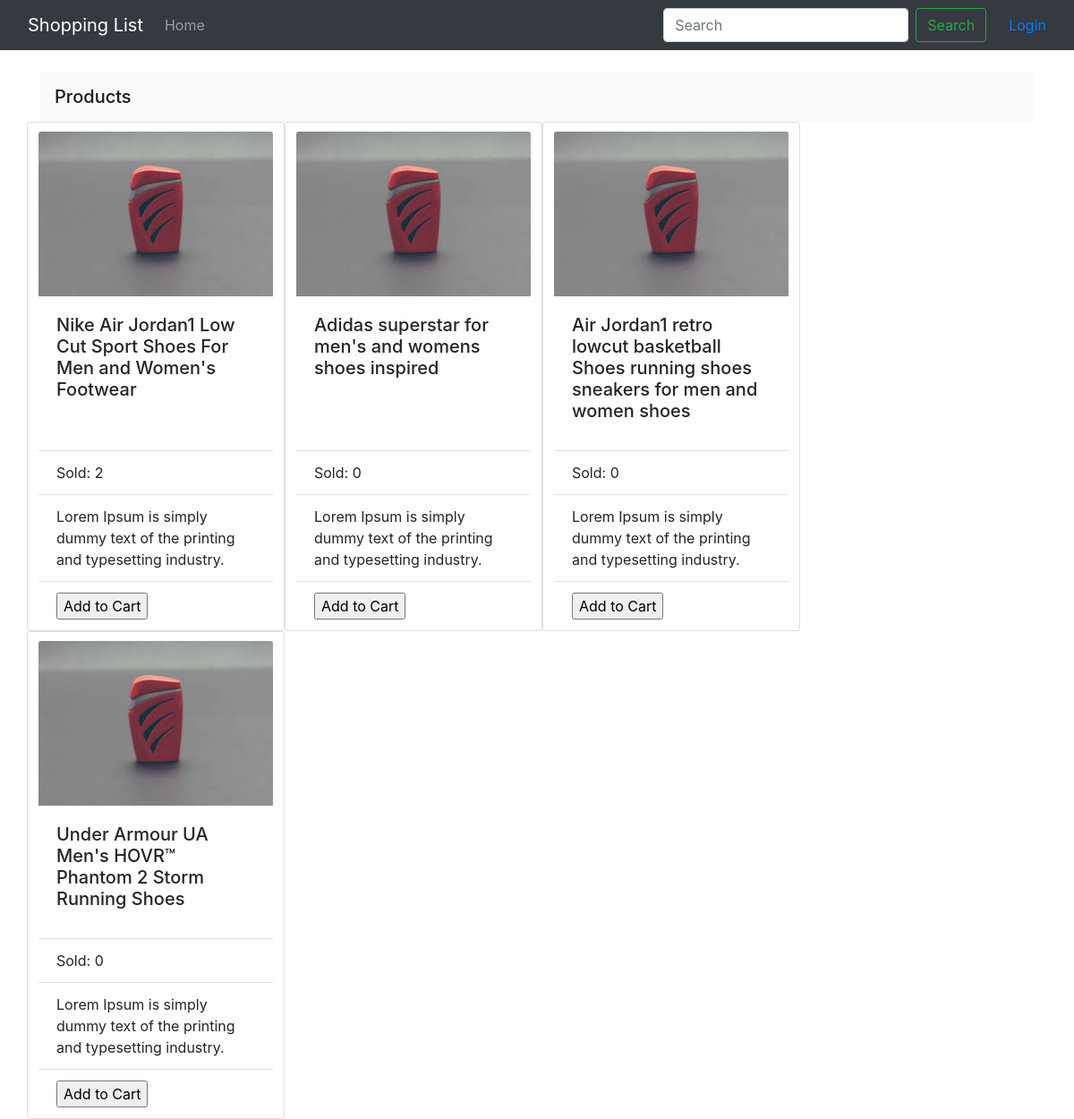
The page / on the database its author committed.
### app.py (models this page shows, shortened)
class Item(db.Model):
    id = db.Column(db.Integer, primary_key=True)
    items = db.Column(db.String(200), nullable=False)
    item_id = db.Column(db.Integer, db.ForeignKey('user.id'))
    sold = db.Column(db.Integer)
    date_created = db.Column(db.DateTime, default=datetime.utcnow)

### app.py (the view)
@app.route('/', methods=['POST', 'GET'])
def index():
    if current_user.is_authenticated:
        return redirect('/home')
    if request.method == 'POST':
        item_content = request.form['item']
        new_item = Item(items=item_content)
        try:
            db.session.add(new_item)
            db.session.commit()
            return redirect('/')
        except:
            return 'There was an issue'
    else:
        items = Item.query.order_by(Item.date_created).all()
        return render_template('index.html', items=items)

### templates/index.html (shortened to what this page needs)
{% extends 'layout.html' %}
{% block body %}
<nav class="navbar navbar-expand-md navbar-dark bg-dark mb-4">
    <div class="container-fluid">
        <a class="navbar-brand" href="/">Shopping List</a>
        <div class="collapse navbar-collapse" id="navbarCollapse">
            <ul class="navbar-nav me-auto mb-2 mb-md-0">
                <li class="nav-item">
                    <a class="nav-link" aria-current="page" href="/">Home</a>
                </li>
            </ul>
            <form class="d-flex" role="search" style="margin-right: 25px;">
                <input class="form-control me-2" type="search"
                    placeholder="Search" aria-label="Search">
                <button class="btn btn-outline-success" type="submit">Search</button>
            </form>
                <a class="nav-item" aria-current="page" href="/login">Login</a>
        </div>
    </div>
</nav>
<div class="container" id="topdiv6">
    <nav class="navbar navbar-light bg-light">
        <span class="navbar-brand mb-0 h1">Products</span>
    </nav>
    <div class="row" id="index0">
        {% for item in items %}
        <div class="card needspace" style="width: 18rem;">
            <img src="{{url_for('static', filename='2.png')}}" class="card-img-top" alt="..." style="margin-top: 10px;">
            <div class="card-body">
                <h5 class="card-title">{{ item.items }}</h5>
            </div>
            <ul class="list-group list-group-flush">
                <li class="list-group-item">
                    Sold: {{ item.sold }}
                </li>
                <li class="list-group-item">Lorem Ipsum is simply dummy
                    text of the printing and typesetting industry.</li>
                <li class="list-group-item">
                    <form action="/home/AddtoCart/{{ item.id }}" method="POST">
                        <input type="submit" value="Add to Cart">
                    </form>
                </li>
            </ul>
        </div>
        {% endfor %}
    </div>
</div>
{% endblock %}

### templates/layout.html (shortened to what this page needs)
<!DOCTYPE html>
<html lang="en">
<head>
    <link rel="stylesheet" href="https://cdn.jsdelivr.net/npm/bootstrap@5.2.3/dist/css/bootstrap.min.css">
    <link rel="stylesheet" href="{{ url_for('static', filename='css/style.css') }}">
<link rel="stylesheet" href="https://cdn.jsdelivr.net/npm/bootstrap@4.6.2/dist/css/bootstrap.min.css">
</head>
<body>
    {% block body %} {% endblock %}
</body>
</html>

### static/css/style.css (style rules this page uses)
body { margin: 0; font-family: sans-serif; }

### rows shown on the page
Item: items "Nike Air Jordan1 Low Cut Sport Shoes For Men and Women's Footwear", sold "2"
Item: items "Adidas superstar for men's and womens shoes inspired", sold "0"
Item: items "Air Jordan1 retro lowcut basketball Shoes running shoes sneakers for men and women shoes", sold "0"
Item: items "Under Armour UA Men's HOVR™ Phantom 2 Storm Running Shoes", sold "0"
